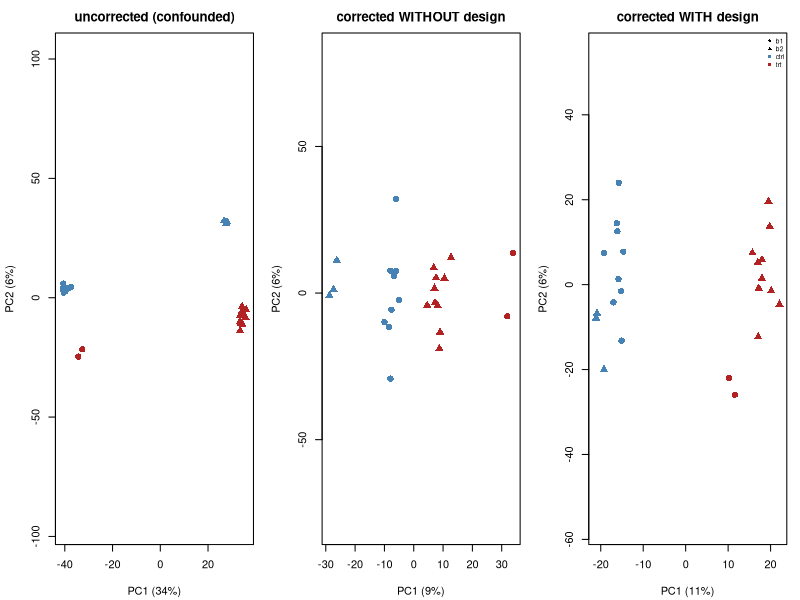

This figure's R source:
#' ---
#' title: "Module 19 - Batch effects and unwanted variation"
#' output: html_document
#' ---
#'
#' **Curriculum link:** `stats.md` -> Topic 19, equations (19.1)-(19.6)
#'
#' ## What you will learn
#'
#' 1. The location-scale model (19.1) and a from-scratch ComBat-style
#'    correction (19.2) -- including **why the design must be supplied**.
#' 2. Identifiability (19.3): complete confounding is unfixable.
#' 3. **Model-based adjustment (19.4) vs correcting the matrix.**
#' 4. Surrogate variables (19.5) when batch is unrecorded.
#' 5. The two-sided diagnostic: batch removal AND biology preservation.

#+ setup, message = FALSE
MODULE_NAME <- "19_batch_effects"
OUT <- file.path(Sys.getenv("STATS_OUT", unset = "results"), MODULE_NAME)
dir.create(OUT, recursive = TRUE, showWarnings = FALSE)
header <- function(txt) cat("\n", strrep("=", 72), "\n", txt, "\n",
                            strrep("=", 72), "\n", sep = "")

#' ## 1. Simulating the location-scale model, eq. (19.1)
#'
#' $$Y_{ijg}=\alpha_g+\mathbf x_j'\boldsymbol\beta_g+\gamma_{ig}+\delta_{ig}\varepsilon_{ijg}$$

#+ simulate
header("1. A multi-batch experiment with known truth (19.1)")
simulate_batches <- function(n_per_group = 12, G = 2000, n_de = 200, effect = 1.8,
                             batch_shift = 1.5, batch_scale = 1.6, confounding = 0) {
  n <- 2 * n_per_group
  condition <- rep(c("ctrl", "trt"), each = n_per_group)
  follow <- runif(n) < confounding
  batch <- ifelse(follow, ifelse(condition == "ctrl", "b1", "b2"),
                  sample(c("b1", "b2"), n, TRUE))
  ## Guard against n_de > G (the identifiability demo below uses a small G).
  n_de <- min(n_de, G)
  alpha <- rnorm(G, 8, 1.5)
  beta <- numeric(G); beta[seq_len(n_de)] <- effect * sample(c(-1, 1), n_de, TRUE)
  gamma <- rnorm(G, 0, batch_shift)
  delta <- exp(rnorm(G, 0, log(batch_scale)))
  Y <- matrix(0, G, n)
  for (j in seq_len(n)) {
    shift <- if (batch[j] == "b2") gamma else 0
    scl <- if (batch[j] == "b2") delta else 1
    Y[, j] <- alpha + beta * (condition[j] == "trt") + shift + scl * rnorm(G)
  }
  dimnames(Y) <- list(sprintf("G%04d", seq_len(G)), sprintf("S%02d", seq_len(n)))
  list(Y = Y, meta = data.frame(condition = condition, batch = batch,
                                row.names = colnames(Y)),
       truth = beta != 0)
}
set.seed(1901)
sim <- simulate_batches()
print(table(sim$meta$condition, sim$meta$batch))
cat(sprintf("\n  %d of %d genes are truly differential\n", sum(sim$truth), length(sim$truth)))

#' ## 2. Diagnose before correcting: PC x metadata

#+ diagnose
header("2. Which factor dominates the variance?")
pc_metadata_table <- function(Y, meta, n_pc = 4) {
  pca <- prcomp(t(Y), center = TRUE)
  pve <- pca$sdev^2 / sum(pca$sdev^2)
  out <- data.frame(PC = 1:n_pc, PVE = pve[1:n_pc])
  for (col in names(meta))
    out[[col]] <- sapply(1:n_pc, function(j)
      summary(lm(pca$x[, j] ~ factor(meta[[col]])))$r.squared)
  list(tab = out, scores = pca$x, pve = pve)
}
d1 <- pc_metadata_table(sim$Y, sim$meta)
print(format(d1$tab, digits = 3), row.names = FALSE)
cat("\n  PC1 is dominated by BATCH. Build this table before interpreting\n")
cat("  anything (stats.md eq. 17.6).\n")

#' ## 3. Identifiability, eq. (19.3)

#+ identifiability
header("3. Complete vs partial confounding (19.3)")
cat(sprintf("  %-14s%-26s%12s%18s%8s\n", "confounding", "cond x batch table",
            "rank/ncol", "R^2(cond~batch)", "VIF"))
for (conf in c(0, 0.5, 0.8, 1.0)) {
  set.seed(1902 + round(conf*10))
  s <- simulate_batches(confounding = conf, G = 50)
  ct <- as.vector(table(s$meta$condition, s$meta$batch))
  X <- model.matrix(~ factor(condition) + factor(batch), data = s$meta)
  r2 <- suppressWarnings(cor(as.numeric(s$meta$condition == "trt"),
                             as.numeric(s$meta$batch == "b2"))^2)
  if (is.na(r2)) r2 <- 1
  cat(sprintf("  %-14.1f%-26s%12s%18.3f%8s\n", conf, paste(ct, collapse = " "),
              sprintf("%d/%d", qr(X)$rank, ncol(X)), r2,
              if (r2 < 1) sprintf("%.2f", 1/(1-r2)) else "Inf"))
}
cat("\n  At confounding = 1.0 the design matrix is RANK DEFICIENT: the\n")
cat("  condition effect is not estimable by ANY method. At 0.8 it is\n")
cat("  estimable but the SE is inflated by sqrt(VIF).\n")

#' ## 4. ComBat-style correction from scratch, eq. (19.2)

#+ combat
header("4. Location-scale correction, with and without the design (19.2)")
combat_like <- function(Y, batch, mod = NULL) {
  ## The non-empirical-Bayes core of ComBat, stats.md eq. (19.2). `mod` is the
  ## BIOLOGICAL design; supplying it is what PROTECTS the biology.
  batch <- factor(batch); levs <- levels(batch)
  B <- model.matrix(~ batch - 1)
  X <- if (is.null(mod)) B else cbind(B, mod)
  coef <- qr.coef(qr(X), t(Y))
  n_b <- ncol(B)
  w <- as.numeric(table(batch)) / length(batch)
  grand <- as.vector(w %*% coef[1:n_b,, drop = FALSE])
  bio <- if (is.null(mod)) 0 else mod %*% coef[-(1:n_b),, drop = FALSE]
  fitted <- X %*% coef
  resid <- t(Y) - fitted
  pooled_var <- colSums(resid^2) / (nrow(X) - ncol(X))
  Ystar <- Y
  for (l in levs) {
    sel <- batch == l
    delta <- sqrt(pmax(colMeans(resid[sel,, drop = FALSE]^2) /
                         pmax(pooled_var, 1e-12), 1e-12))
    centred <- sweep(t(Y[, sel, drop = FALSE]) - fitted[sel,, drop = FALSE], 2, delta, "/")
    add <- sweep(centred, 2, grand, "+")
    if (!is.null(mod)) add <- add + bio[sel,, drop = FALSE]
    Ystar[, sel] <- t(add)
  }
  Ystar
}
de_test <- function(Y, meta) {
  a <- Y[, meta$condition == "ctrl", drop = FALSE]
  b <- Y[, meta$condition == "trt", drop = FALSE]
  n1 <- ncol(a); n2 <- ncol(b)
  m1 <- rowMeans(a); m2 <- rowMeans(b)
  v1 <- apply(a, 1, var); v2 <- apply(b, 1, var)
  se <- sqrt(v1/n1 + v2/n2)
  df <- (v1/n1 + v2/n2)^2 / ((v1/n1)^2/(n1-1) + (v2/n2)^2/(n2-1))
  2 * pt(abs((m1 - m2)/se), df, lower.tail = FALSE)
}
de_adjusted <- function(Y, meta) {                               # eq. (19.4)
  X <- model.matrix(~ factor(condition) + factor(batch), data = meta)
  coef <- qr.coef(qr(X), t(Y))
  resid <- t(Y) - X %*% coef
  dof <- nrow(X) - ncol(X)
  s2 <- colSums(resid^2) / dof
  se <- sqrt(s2 * chol2inv(qr.R(qr(X)))[2, 2])
  2 * pt(abs(coef[2, ] / se), dof, lower.tail = FALSE)
}
evaluate <- function(pv, truth, label) {
  q <- p.adjust(pv, "BH"); rej <- q < 0.05
  tp <- sum(rej & truth); fp <- sum(rej & !truth)
  cat(sprintf("  %-40s%7d%7d%7d%10.2f%8.3f\n", label, sum(rej), tp, fp,
              tp/sum(truth), fp/max(sum(rej), 1)))
}
compare_all <- function(conf, seed) {
  set.seed(seed)
  s <- simulate_batches(confounding = conf)
  bio <- model.matrix(~ factor(condition), data = s$meta)[, 2, drop = FALSE]
  cat(sprintf("\n  --- confounding = %.1f;  cond x batch table = %s ---\n", conf,
              paste(as.vector(table(s$meta$condition, s$meta$batch)), collapse = " ")))
  cat(sprintf("  %-40s%7s%7s%7s%10s%8s\n", "analysis", "rej", "TP", "FP", "sens", "FDP"))
  evaluate(de_test(s$Y, s$meta), s$truth, "no correction, no adjustment")
  evaluate(de_test(combat_like(s$Y, s$meta$batch, NULL), s$meta), s$truth,
           "matrix corrected WITHOUT the design")
  evaluate(de_test(combat_like(s$Y, s$meta$batch, bio), s$meta), s$truth,
           "matrix corrected WITH the design")
  evaluate(de_adjusted(s$Y, s$meta), s$truth, "batch IN THE MODEL (19.4)")
  s
}
invisible(compare_all(0, 1901))
sim_c <- compare_all(0.6, 1911)
cat("\n  Read the two blocks together:\n")
cat("   * BALANCED: every strategy works. Removing batch means cannot touch\n")
cat("     the condition effect because the two are ORTHOGONAL. This is the\n")
cat("     strongest argument for balanced allocation at the design stage.\n")
cat("   * CONFOUNDED: correcting WITHOUT the design strips out real biology.\n")
cat("     Supplying the design, or adjusting in the model, protects it.\n")
cat("\n  Look at the FDP column in the confounded block. Model-based adjustment\n")
cat("  holds FDP near nominal while the corrected MATRIX overshoots: the\n")
cat("  correction was ESTIMATED, and a corrected matrix discards that\n")
cat("  uncertainty. Correct the matrix for VISUALISATION; adjust in the model\n")
cat("  for INFERENCE.\n")

#' ## 5. Surrogate variables when batch is unrecorded, eq. (19.5)

#+ sva
header("5. Estimating unrecorded batch as surrogate variables (19.5)")
set.seed(1903)
s2 <- simulate_batches()
bio2 <- model.matrix(~ factor(condition), data = s2$meta)
coef_bio <- qr.coef(qr(bio2), t(s2$Y))
R <- t(s2$Y) - bio2 %*% coef_bio                                 # eq. (19.5)
sv <- svd(R)
SV <- sv$u[, 1, drop = FALSE]
hidden <- as.numeric(s2$meta$batch == "b2")
cat(sprintf("  |correlation(SV1, true hidden batch)| = %.4f\n", abs(cor(SV[,1], hidden))))
cat(sprintf("  residual variance explained by SV1    = %.1f%%\n",
            100 * sv$d[1]^2 / sum(sv$d^2)))
de_with_sv <- function(Y, bio, svs) {
  X <- cbind(1, bio, svs)
  coef <- qr.coef(qr(X), t(Y))
  resid <- t(Y) - X %*% coef
  dof <- nrow(X) - ncol(X)
  se <- sqrt((colSums(resid^2)/dof) * chol2inv(qr.R(qr(X)))[2, 2])
  2 * pt(abs(coef[2, ]/se), dof, lower.tail = FALSE)
}
cat(sprintf("\n  %-40s%7s%7s%7s%10s%8s\n", "analysis", "rej", "TP", "FP", "sens", "FDP"))
evaluate(de_test(s2$Y, s2$meta), s2$truth, "ignore the hidden batch")
evaluate(de_with_sv(s2$Y, bio2[, 2], SV), s2$truth, "adjust for 1 surrogate variable")
evaluate(de_adjusted(s2$Y, s2$meta), s2$truth, "adjust for the TRUE batch (oracle)")
#' The sensitivity column is not enough. Check the calibration directly, on
#' the features we KNOW are null, and check that the SV has not simply
#' absorbed the biology.
null_rate <- function(pv) mean(pv[!s2$truth] < 0.05)
cat(sprintf("\n  among features that are truly NULL, rate of p < 0.05:\n"))
cat(sprintf("    adjusting for the surrogate variable : %.3f   <- should be 0.05\n",
            null_rate(de_with_sv(s2$Y, bio2[, 2], SV))))
cat(sprintf("    adjusting for the TRUE batch (oracle): %.3f\n",
            null_rate(de_adjusted(s2$Y, s2$meta))))
cat(sprintf("    corr(SV1, biology) = %.4f   (so it is NOT stealing signal)\n",
            abs(cor(SV[, 1], bio2[, 2]))))
cat("
  Here the surrogate variable recovers most of what knowing the true batch
  would have given, and the null calibration holds. Do not generalise that:
  it held because this SV is an almost perfect proxy for the hidden batch.

  The SV was ESTIMATED from these very residuals, as their leading component,
  and is then used as though it were a known covariate. When the estimate is
  poorer, that plug-in removes more variance per gene than a fixed covariate
  would, the residual variance comes out too small, and the false positive
  rate climbs - the Python version of this module lands at 0.203 against a
  nominal 0.05 on its own draw. It is section 4's lesson in a new costume: a
  quantity you estimated carries uncertainty, and treating it as observed
  throws that uncertainty away.

  So always run the two checks above rather than assuming, decide the number
  of SVs by a principled rule rather than by eye, and prefer an implementation
  that accounts for the estimation (sva's iterative reweighting) over a
  hand-rolled plug-in like this one.

  RUV is the alternative, using NEGATIVE CONTROL features (eq. 19.6) - valid
  only if those controls really are unaffected by the biology, an assumption
  to defend.\n")

#' ## 6. The two-sided diagnostic

#+ two-sided
header("6. Batch removal AND biology preservation")
bio_c <- model.matrix(~ factor(condition), data = sim_c$meta)[, 2, drop = FALSE]
knn_mixing <- function(Y, meta, k = 5) {
  D <- as.matrix(dist(t(Y))); diag(D) <- Inf
  b <- meta$batch
  mean(sapply(seq_along(b), function(i) mean(b[order(D[i, ])[1:k]] != b[i])))
}
cat("  (using the PARTIALLY CONFOUNDED dataset, where the choice matters)\n")
cat(sprintf("  %-40s%15s%14s%12s%14s\n", "matrix", "PC1 R^2 batch", "PC1 R^2 cond",
            "kNN mixing", "true-DE sens"))
for (row_ in list(list("uncorrected", sim_c$Y),
                  list("corrected WITHOUT design", combat_like(sim_c$Y, sim_c$meta$batch, NULL)),
                  list("corrected WITH design", combat_like(sim_c$Y, sim_c$meta$batch, bio_c)))) {
  M <- row_[[2]]
  pcm <- pc_metadata_table(M, sim_c$meta, n_pc = 1)$tab
  q <- p.adjust(de_test(M, sim_c$meta), "BH")
  cat(sprintf("  %-40s%15.3f%14.3f%12.3f%14.2f\n", row_[[1]],
              pcm$batch[1], pcm$condition[1], knn_mixing(M, sim_c$meta),
              sum(q < 0.05 & sim_c$truth)/sum(sim_c$truth)))
}
cat("\n  Read the columns against each other. The design-BLIND correction wins\n")
cat("  on every 'batch removal' metric - PC1 batch R^2 of 0.000 and near-\n")
cat("  perfect kNN mixing - and yet recovers ZERO true genes. It scored best\n")
cat("  on the thing that is easy to measure while destroying the thing you\n")
cat("  cared about. The design-aware correction leaves some batch structure\n")
cat("  behind and keeps the biology.\n")
cat("\n  That asymmetry is the whole lesson: a mixing metric ALONE rewards\n")
cat("  overcorrection. Always report a biology-preservation metric beside it\n")
cat("  (stats.md Topic 19).\n")

#' ## 7. Figure

#+ figure
png(file.path(OUT, "batch_effects.png"), width = 1400, height = 430, res = 110)
par(mfrow = c(1, 3), mar = c(4.2, 4.2, 2.5, 1))
for (row_ in list(list("uncorrected (confounded)", sim_c$Y),
                  list("corrected WITHOUT design", combat_like(sim_c$Y, sim_c$meta$batch, NULL)),
                  list("corrected WITH design", combat_like(sim_c$Y, sim_c$meta$batch, bio_c)))) {
  pcm <- pc_metadata_table(row_[[2]], sim_c$meta)
  plot(pcm$scores[, 1], pcm$scores[, 2], asp = 1,
       pch = c(16, 17)[factor(sim_c$meta$batch)],
       col = c("steelblue", "firebrick")[factor(sim_c$meta$condition)], cex = 1.3,
       xlab = sprintf("PC1 (%.0f%%)", 100*pcm$pve[1]),
       ylab = sprintf("PC2 (%.0f%%)", 100*pcm$pve[2]), main = row_[[1]])
}
legend("topright", c("b1", "b2", "ctrl", "trt"), pch = c(16, 17, 15, 15),
       col = c("black", "black", "steelblue", "firebrick"), bty = "n", cex = 0.6)
invisible(dev.off())
cat("\nFigure written to", file.path(OUT, "batch_effects.png"), "\n")

#' ## Decision rules (from `stats.md` Topic 19)
#'
#' 1. **Prevent**: randomise across batches, balance conditions within batch,
#'    include bridging samples, record every processing variable.
#' 2. **Diagnose before correcting.** If completely confounded, stop and say so.
#' 3. Adjust in the model (19.4) for INFERENCE; correct the matrix (19.2) only
#'    for VISUALISATION -- and keep it inside CV folds (Module 31).
#' 4. Always evaluate BOTH batch removal and biology preservation.
#'
#' **Next:** `28a_survival_and_longitudinal.R`
